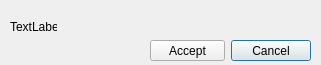
<?xml version="1.0" encoding="UTF-8"?>
<ui version="4.0">
 <class>ReceptionCallWindow</class>
 <widget class="QDialog" name="ReceptionCallWindow">
  <property name="geometry">
   <rect>
    <x>0</x>
    <y>0</y>
    <width>321</width>
    <height>65</height>
   </rect>
  </property>
  <property name="windowTitle">
   <string> is calling</string>
  </property>
  <property name="locale">
   <locale language="English" country="UnitedStates"/>
  </property>
  <widget class="QDialogButtonBox" name="buttonBox">
   <property name="geometry">
    <rect>
     <x>20</x>
     <y>40</y>
     <width>291</width>
     <height>21</height>
    </rect>
   </property>
   <property name="orientation">
    <enum>Qt::Horizontal</enum>
   </property>
   <property name="standardButtons">
    <set>QDialogButtonBox::Cancel</set>
   </property>
  </widget>
  <widget class="QPushButton" name="accept">
   <property name="geometry">
    <rect>
     <x>150</x>
     <y>40</y>
     <width>75</width>
     <height>21</height>
    </rect>
   </property>
   <property name="text">
    <string>Accept</string>
   </property>
  </widget>
  <widget class="QLabel" name="infos">
   <property name="geometry">
    <rect>
     <x>10</x>
     <y>20</y>
     <width>47</width>
     <height>13</height>
    </rect>
   </property>
   <property name="text">
    <string>TextLabel</string>
   </property>
  </widget>
 </widget>
 <resources/>
 <connections>
  <connection>
   <sender>buttonBox</sender>
   <signal>accepted()</signal>
   <receiver>ReceptionCallWindow</receiver>
   <slot>accept()</slot>
   <hints>
    <hint type="sourcelabel">
     <x>248</x>
     <y>254</y>
    </hint>
    <hint type="destinationlabel">
     <x>157</x>
     <y>274</y>
    </hint>
   </hints>
  </connection>
  <connection>
   <sender>buttonBox</sender>
   <signal>rejected()</signal>
   <receiver>ReceptionCallWindow</receiver>
   <slot>reject()</slot>
   <hints>
    <hint type="sourcelabel">
     <x>316</x>
     <y>260</y>
    </hint>
    <hint type="destinationlabel">
     <x>286</x>
     <y>274</y>
    </hint>
   </hints>
  </connection>
 </connections>
</ui>
